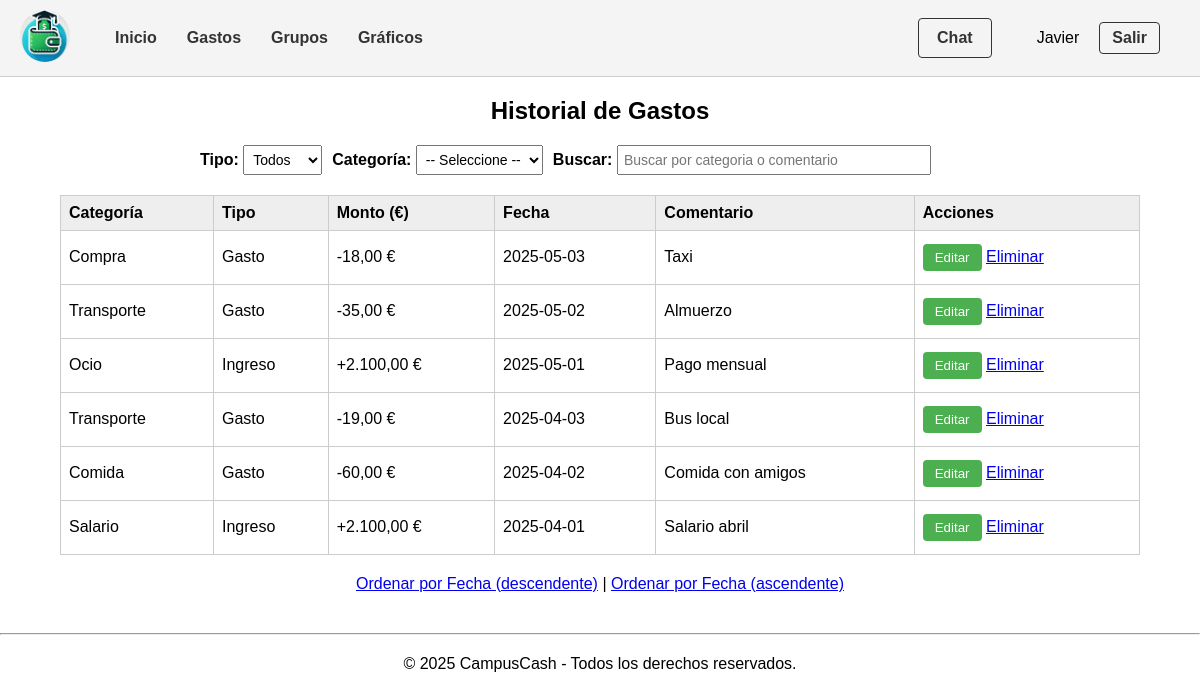
The page /historial_gastos.php (signed in) on the database its author committed.
### tables this page shows
CREATE TABLE `gastos` (
  `id` int(11) NOT NULL,
  `usuario_id` int(11) NOT NULL,
  `tipo` enum('Ingreso','Gasto') NOT NULL,
  `categoria_id` int(11) NOT NULL,
  `monto` decimal(10,2) NOT NULL,
  `fecha` date NOT NULL,
  `comentario` text DEFAULT NULL
);

CREATE TABLE `categorias` (
  `id` int(11) NOT NULL,
  `nombre` varchar(50) NOT NULL,
  `usuario_id` int(11) NOT NULL
);

### includes/clases/Categorias.php (called while the page is built, shortened)
<?php
class Categorias {
    public static function getAll($usuario_id) {
        $conn = Aplicacion::getInstance()->getConexionBd();
        $sql = "SELECT id, nombre FROM categorias WHERE usuario_id = ? ORDER BY nombre ASC";
        $stmt = $conn->prepare($sql);
        $stmt->bind_param("i", $usuario_id);
        $stmt->execute();
        $result = $stmt->get_result();
        $categorias = [];
        while ($row = $result->fetch_assoc()) {
            $categorias[] = $row;
        }
        return $categorias;
    }
}
?>

### includes/clases/Gastos.php (called while the page is built, shortened)
<?php
class Gastos {
    private $conn;
    public function __construct($conn) {
        $this->conn = $conn;
    }
    public function getFilteredMovimientos($user_id, $tipoFilter, $categoriaFilter, $search, $orderBy, $limit) {
        $conditions = "g.usuario_id = ?";
        $params = [$user_id];
        $types = "i";
        $sql = "
            SELECT g.id, g.tipo, g.monto, g.fecha, g.comentario, c.nombre AS categoria
            FROM gastos g
            JOIN categorias c ON g.categoria_id = c.id
            WHERE $conditions
            ORDER BY g.fecha $orderBy, g.id $orderBy
            LIMIT ?
        ";
        $params[] = $limit;
        $types .= "i";
        $stmt = $this->conn->prepare($sql);
        $stmt->bind_param($types, ...$params);
        $stmt->execute();
        $result = $stmt->get_result();
        $movimientos = $result->fetch_all(MYSQLI_ASSOC);
        return $movimientos;
    }
}
?>

### includes/config.php (called while the page is built, shortened)
<?php
spl_autoload_register(function ($class) {
    $prefix = 'es\\ucm\\fdi\\aw\\';
    $base_dir = __DIR__ . DIRECTORY_SEPARATOR . 'clases' . DIRECTORY_SEPARATOR;
    $len = strlen($prefix);
    $relative_class = substr($class, $len);
    $file = $base_dir . str_replace('\\', DIRECTORY_SEPARATOR, $relative_class) . '.php';
});
?>

### includes/config_app.php (called while the page is built)
<?php
return array (
  'maintenance_mode' => false,
);

### historial_gastos.php (the view, shortened to what this page needs)
<?php
require_once 'includes/config.php';
$app = \es\ucm\fdi\aw\Aplicacion::getInstance();
$conn = $app->getConexionBd();
$user_id = $_SESSION['user_id'];
$gastos = new Gastos($conn);
$categorias = new Categorias($conn);
$tipoFilter = isset($_GET['tipo']) ? $_GET['tipo'] : '';
$categoriaFilter = isset($_GET['categoria']) ? $_GET['categoria'] : '';
$search = isset($_GET['search']) ? $_GET['search'] : '';
$orden = isset($_GET['orden']) ? $_GET['orden'] : 'fecha_desc';
$orderBy = ($orden === 'fecha_asc') ? "ASC" : "DESC";
$limit = 50;
$result = $gastos->getFilteredMovimientos($user_id, $tipoFilter, $categoriaFilter, $search, $orderBy, $limit);
$resCategorias = $categorias->getAll($user_id);
?>
<h2 style="text-align:center;">Historial de Gastos</h2>
<form method="GET" id="filtrosForm" class="filtros">
  <div>
    <label for="tipo">Tipo:</label>
    <select name="tipo" id="tipo" onchange="this.form.submit()">
      <option value="">Todos</option>
    </select>
  </div>
  <div>
    <label for="categoria">Categoría:</label>
    <select name="categoria" id="categoria" onchange="this.form.submit()">
      <option value="">-- Seleccione --</option>
    </select>
  </div>
  <div>
    <label for="search">Buscar:</label>
    <input type="text" name="search" id="search" placeholder="Buscar por categoria o comentario" style="width:300px;
         value=" <?php echo htmlspecialchars($search); ?>" onkeyup="debounceSearch()">
  </div>
</form>
<table class="tabla-gastos">
  <tr>
    <th>Categoría</th>
    <th>Tipo</th>
    <th>Monto (€)</th>
    <th>Fecha</th>
    <th>Comentario</th>
    <th>Acciones</th>
  </tr>
  <?php foreach ($result as $row): ?>
    <?php
    $simbolo = ($row['tipo'] === 'Gasto') ? '-' : '+';
    $montoFormateado = number_format($row['monto'], 2, ',', '.');
    ?>
    <tr>
      <td><?php echo htmlspecialchars($row['categoria']); ?></td>
      <td><?php echo htmlspecialchars($row['tipo']); ?></td>
      <td><?php echo $simbolo . $montoFormateado; ?> €</td>
      <td><?php echo htmlspecialchars($row['fecha']); ?></td>
      <td><?php echo htmlspecialchars($row['comentario']); ?></td>
      <td>
        <button class="btn-edit" data-id="<?php echo $row['id']; ?>"
                data-tipo="<?php echo htmlspecialchars($row['tipo']); ?>"
                data-monto="<?php echo $row['monto']; ?>"
                data-fecha="<?php echo $row['fecha']; ?>"
                data-comentario="<?php echo htmlspecialchars($row['comentario']); ?>"
                onclick="openEditModal(this)">
          Editar
        </button>
        <a href="eliminar_gasto.php?id=<?php echo $row['id']; ?>"
          onclick="return confirm('¿Está seguro de eliminar este registro?');">Eliminar</a>
      </td>
    </tr>
  <?php endforeach; ?>
</table>
<div style="text-align:center; margin:20px;">
  <a href="historial_gastos.php?orden=fecha_desc">Ordenar por Fecha (descendente)</a> |
  <a href="historial_gastos.php?orden=fecha_asc">Ordenar por Fecha (ascendente)</a>
</div>
<?php
$contenidoPrincipal = ob_get_clean();
require_once RAIZ_APP . '/vistas/plantilla/plantilla.php';
?>

### includes/vistas/plantilla/plantilla.php (shortened to what this page needs)
<!DOCTYPE html>
<html>
<head>
    <link rel="stylesheet" type="text/css" href="<?= RUTA_CSS ?>style.css" />
</head>
<body>
<div id="contenedor">
<?php
$configPath = __DIR__ . '/../../config_app.php';
if (file_exists($configPath)) {
    $config = include $configPath;
}
$maintenance_mode = isset($config['maintenance_mode']) ? $config['maintenance_mode'] : false;
require(RAIZ_APP . '/vistas/comun/nav.php');
?>
    <main>
            <?= $contenidoPrincipal ?>
    </main>
<?php
require(RAIZ_APP . '/vistas/comun/footer.php');
?>
</div>
</body>
</html>

### includes/vistas/comun/nav.php (shortened to what this page needs)
<?php
require_once __DIR__ . '/../../../includes/config.php';
require_once RAIZ_APP . '/clases/Grupos.php';
$esAdmin = isset($_SESSION['user_role']) && $_SESSION['user_role'] === 'admin';
$estaLogueado = isset($_SESSION['user_id']);
?>
<nav>
  <div class="navbar-left">
    <a href="<?= RUTA_APP ?>index.php"><img src="<?= RUTA_APP ?>img/logo.png" alt="Logo" class="logo"></a>
    <a href="<?= RUTA_APP ?>index.php">Inicio</a>
    <?php if ($estaLogueado && !$esAdmin): ?>
      <a href="<?= RUTA_APP ?>gastos.php">Gastos</a>
      <a href="<?= RUTA_APP ?>grupos.php">Grupos</a>
      <a href="<?= RUTA_APP ?>graficos.php">Gráficos</a>
    <?php endif; ?>
  </div>
  <div class="navbar-right">
    <?php if ($estaLogueado && !$maintenance_mode): ?>
      <div class="dropdown chat-dropdown-container">
        <button class="dropdown-btn">Chat</button>
      </div>
    <?php endif; ?>
    <?php if (isset($_SESSION['user_name'])): ?>
      <span class="username-display"><?= htmlspecialchars($_SESSION['user_name']); ?></span>
      <a href="<?= RUTA_APP ?>logout.php">Salir</a>
    <?php else: ?>
      <a href="<?= RUTA_APP ?>login.php">Usuario</a>
    <?php endif; ?>
  </div>
</nav>

### includes/vistas/comun/footer.php (shortened to what this page needs)
<hr style="margin-top: 40px;">
<footer style="margin-top: 20px;">
  <p style="text-align: center;">&copy; 2025 CampusCash - Todos los derechos reservados.</p>
</footer>

### css/style.css (style rules this page uses)
body { font-family: Arial, sans-serif; margin: 0; padding: 0; }
nav { background-color: #f4f4f4; padding: 10px; border-bottom: 1px solid #ccc; display: flex; justify-content: space-between; align-items: center; }
nav a { margin: 0 10px; text-decoration: none; color: #333; }
.navbar-left .logo { width: 50px; height: auto; margin-right: 15px; border-radius: 50%; object-fit: cover; }
.navbar-left { display: flex; align-items: center; }
.navbar-left a { margin-right: 20px; text-decoration: none; color: #333; font-weight: 600; }
.navbar-right { display: flex; align-items: center; margin-right: 20px; }
.navbar-right a { margin-left: 20px; text-decoration: none; color: #333; font-weight: 600; border: 1px solid #333; border-radius: 4px; padding: 6px 12px; font-size: 16px; }
.navbar-right .chat-dropdown-container .dropdown-btn { padding: 10px 18px; font-size: 16px; }
.navbar-right .chat-dropdown-container { margin-right: 30px; }
.username-display { margin-left: 15px; white-space: nowrap; overflow: hidden; text-overflow: ellipsis; max-width: 150px; display: inline-block; }
button { background-color: #4CAF50; color: white; border: none; padding: 6px 12px; margin: 5px 0; cursor: pointer; border-radius: 4px; }
.tabla-gastos { width: 80%; margin: 20px auto; border-collapse: collapse; }
.tabla-gastos th, .tabla-gastos td { border: 1px solid #ccc; padding: 8px; text-align: left; }
.tabla-gastos th { background-color: #eee; }
.filtros { margin: 20px auto; max-width: 800px; display: flex; flex-wrap: wrap; gap: 10px; align-items: flex-end; }
.filtros label { font-weight: bold; }
.filtros input, .filtros select { padding: 5px; font-size: 14px; }
.tabla-gastos { width: 90%; margin: 20px auto; border-collapse: collapse; }
.dropdown { position: relative; display: inline-block; }
.dropdown-btn { background-color: transparent; border: 1px solid #333; border-radius: 4px; padding: 6px 12px; cursor: pointer; font-weight: 600; color: #333; font-size: 15px; }
form { width: 100%; }
main a { transition: background-color 0.3s ease, box-shadow 0.3s ease; }

### rows shown on the page
gastos: categoria.nombre "Compra", tipo "Gasto", tipo "-", monto "18,00", fecha "2025-05-03", comentario "Taxi"
gastos: categoria.nombre "Transporte", tipo "Gasto", tipo "-", monto "35,00", fecha "2025-05-02", comentario "Almuerzo"
gastos: categoria.nombre "Ocio", tipo "Ingreso", tipo "+", monto "2.100,00", fecha "2025-05-01", comentario "Pago mensual"
gastos: categoria.nombre "Transporte", tipo "Gasto", tipo "-", monto "19,00", fecha "2025-04-03", comentario "Bus local"
gastos: categoria.nombre "Comida", tipo "Gasto", tipo "-", monto "60,00", fecha "2025-04-02", comentario "Comida con amigos"
gastos: categoria.nombre "Salario", tipo "Ingreso", tipo "+", monto "2.100,00", fecha "2025-04-01", comentario "Salario abril"

### other values the page prints
$_SESSION['user_name'] "Javier"
